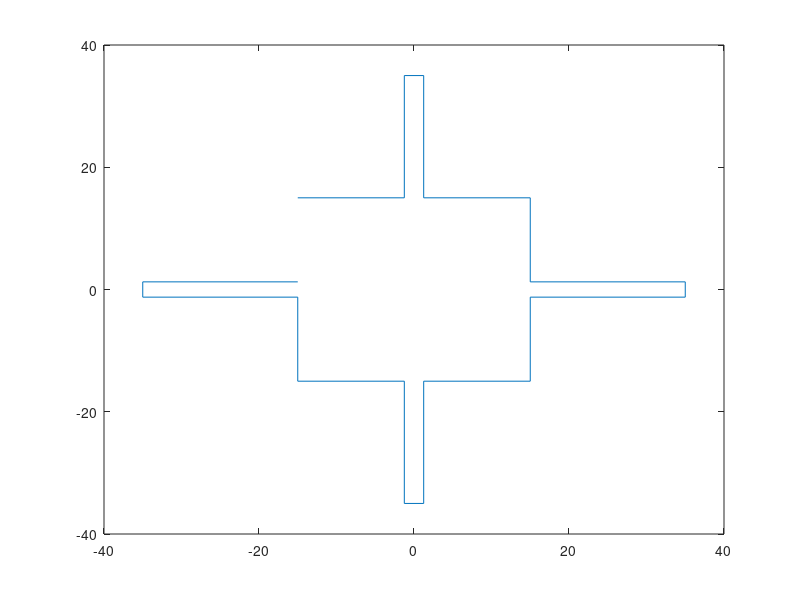

The MATLAB source for this figure: (Note: this script raises an error after producing the figure.)
clc
clear all
close all

%%
Laser_length = 3;
quad  = [ -30 30;-2.5 30;-2.5 70;2.5,70;2.5,30;30 ,30;...
    30,2.5;70,2.5;70,-2.5;30,-2.5;30,-30;...
    2.5,-30;2.5,-70;-2.5,-70;-2.5,-30;-30,-30;...
    -30,-2.5;-70,-2.5;-70,2.5;-30,2.5]*0.5;

quad = flipud(quad);

quad_l = 3;
%%
plot(quad(:,1),quad(:,2))
%%
close all
propeller = 8;
prop  = [ -propeller -0.5; -propeller 0.5 ; propeller 0.5 ; propeller -0.5];
prop = flipud(prop);
prop_l = 0.2;
prop_dist = 33;
% plot(prop(:,1),prop(:,2))

%%%
foot_size = 20;
quad_foot = [ -foot_size -1; -foot_size 1 ; foot_size 1; foot_size -1];
quad_foot = flipud(quad_foot);
foot_h = 30;

%%
mass_link1 = 7.9119962e-02;

com_link1_ros = [3.0876154e-04 0.0000000e+00 -1.2176461e-04]';

I1_ros = [1.2505234e-05 , 0.0           , -1.7855208e-07
            0.0         ,  2.1898364e-05, 0.0
         -1.7855208e-07 ,  0.0          , 1.9267361e-05];
 
%% 
mass_link2 = 9.8406837e-02;

com_link2_ros = [-3.0184870*10^-4, 5.4043684*10^-4, 0.018 + 2.9433464*10^-02]';

I2_ros = [3.4543422e-05 , -1.6031095e-08, -3.8375155e-07
     -1.6031095e-08,  3.2689329e-05, 2.8511935e-08
     -3.8375155e-07,  2.8511935e-08, 1.8850320e-05];
%%
mass_link3 = 1.3850917e-01;

com_link3_ros = [1.0308393e-02, 3.7743363e-04, 1.0170197e-01]';

I3_ros = [3.3055381e-04, -9.7940978e-08, -3.8505711e-05
      -9.7940978e-08, 3.4290447e-04, -1.5717516e-06
     -3.8505711e-05, -1.5717516e-06, 6.0346498e-05];
%%

mass_link4 = 1.3274562e-01;

com_link4_ros = [9.0909590e-02, 3.8929816e-04, 2.2413279e-04]';

I4_ros = [3.0654178e-05, -1.2764155e-06, -2.6874417e-07
         -1.2764155e-06,  2.4230292e-04,  1.1559550e-08
         -2.6874417e-07,  1.1559550e-08,  2.5155057e-04];

%%     
mass_link5 = 1.4327573e-01;

com_link5_ros = [4.4206755e-02, 3.6839985e-07, 8.9142216e-03]';

I5_ros = [8.0870749e-05, 0.0          , -1.0157896e-06
          0.0          , 7.5980465e-05,  0.0
      -1.0157896e-6   , 0.0          , 9.3127351e-05];
%%
mass_subgripper_l = 1.0e-03;

com_subgripper_l_ros = [0 0 0]';

I_subgripper_l_ros = [1.0e-03   ,      0.0       ,  0.0
                      0.0       ,  1.0e-03       ,	0.0
                      0.0       ,      0.0       ,  1.0e-03];
%%
mass_subgripper_r = 1.0e-03;

com_subgripper_r_ros = [0 0 0]';

I_subgripper_r_ros =[1.0e-03   ,      0.0       ,  0.0
                      0.0       ,  1.0e-03       ,	0.0
                      0.0       ,      0.0       ,  1.0e-03];


%%

I1 = I1_ros;
I1_mom = [I1(1,1) , I1(2,2) , I1(3,3)];
I1_prod = [I1(2,3) , I1(1,3) , I1(1,2)];
com1 = com_link1_ros;

%%

I2 = I2_ros ;
I2_mom = [I2(1,1) , I2(2,2) , I2(3,3)];
I2_prod = [I2(2,3) , I2(1,3) , I2(1,2)];
com2 =  com_link2_ros;

%%

I3 =  I3_ros;
I3_mom = [I3(1,1) , I3(2,2) , I3(3,3)];
I3_prod = [I3(2,3) , I3(1,3) , I3(1,2)];
com3 = com_link3_ros;

%%

I4 =  I4_ros ;
I4_mom = [I4(1,1) , I4(2,2) , I4(3,3)];
I4_prod = [I4(2,3) , I4(1,3) , I4(1,2)];
com4 =  com_link4_ros;

%%

I5 = I5_ros;
I5_mom = [I5(1,1) , I5(2,2) , I5(3,3)];
I5_prod = [I5(2,3) , I5(1,3) , I5(1,2)];
com5 =  com_link5_ros;

%%

I_gripper_l = I_subgripper_l_ros;
I_gripper_l_mom = [I_gripper_l(1,1) , I_gripper_l(2,2) , I_gripper_l(3,3)];
I_gripper_l_prod = [I_gripper_l(2,3) , I_gripper_l(1,3) , I_gripper_l(1,2)];
com_gripper_l =  com_subgripper_l_ros;

%%

I_gripper_r = I_subgripper_r_ros;
I_gripper_r_mom = [I_gripper_r(1,1) , I_gripper_r(2,2) , I_gripper_r(3,3)];
I_gripper_r_prod = [I_gripper_r(2,3) , I_gripper_r(1,3) , I_gripper_r(1,2)];
com_gripper_r =  com_subgripper_r_ros;

%%
beta = atan(128/24);

QQ1 = eye(3);
bb1 = [0 ; 0 ; -0.017-0.0195 ];
T1 = [QQ1 bb1
      0 0 0 1] ;
  
invT1  = [QQ1' -bb1
      0 0 0 1] ;
com1_dh = invT1 * [com2;1];
com1_dh = com1_dh(1:3);
I1_dh = QQ1' * I2 * QQ1;

QQ2 = Qx(pi/2);

com2_dh = QQ2'  *com3;
I2_dh = QQ2' * I3 * QQ2;

beta = atan(128/24);

QQ3 = Qx(pi/2)*Qz(beta);
com3_dh = QQ3' * com4;
I3_dh = QQ3' * I4 * QQ3;

%%
% end effector
QQ4 = Qx(pi/2);

mass_EE = mass_link5 + mass_subgripper_r + mass_subgripper_l;

com4_dh = QQ4' * (com5 * mass_link5 + (com_gripper_r + [0.0817;-0.021;0] ) * mass_subgripper_r ...
    + (com_gripper_l + [0.0817;0.021;0]) *mass_subgripper_l )/mass_EE;

R_EE = com5 - com4_dh;
R_r = com_gripper_r +[0.0817;-0.021;0]- com4_dh;
R_l = com_gripper_l + [0.0817;0.021;0]- com4_dh;
%%
J_EE = I5 + mass_link5*(R_EE'*R_EE*eye(3)-R_EE*R_EE');
J_gripper_r = I_gripper_r + mass_subgripper_r*(R_r'*R_r*eye(3)-R_r*R_r');
J_gripper_l = I_gripper_l + mass_subgripper_l*(R_l'*R_l*eye(3)-R_l*R_l');
% I4_dh = QQ4' * (I5 + I_gripper_l + I_gripper_r )* QQ4;
I4_dh = QQ4' * (J_EE+ J_gripper_r + J_gripper_l )* QQ4;

%%
QQ0 = [-1 0 0
    0 -1 0
    0 0 1];

com0_dh = QQ0' * com1;
I0_dh = QQ0' * I1 * QQ0;